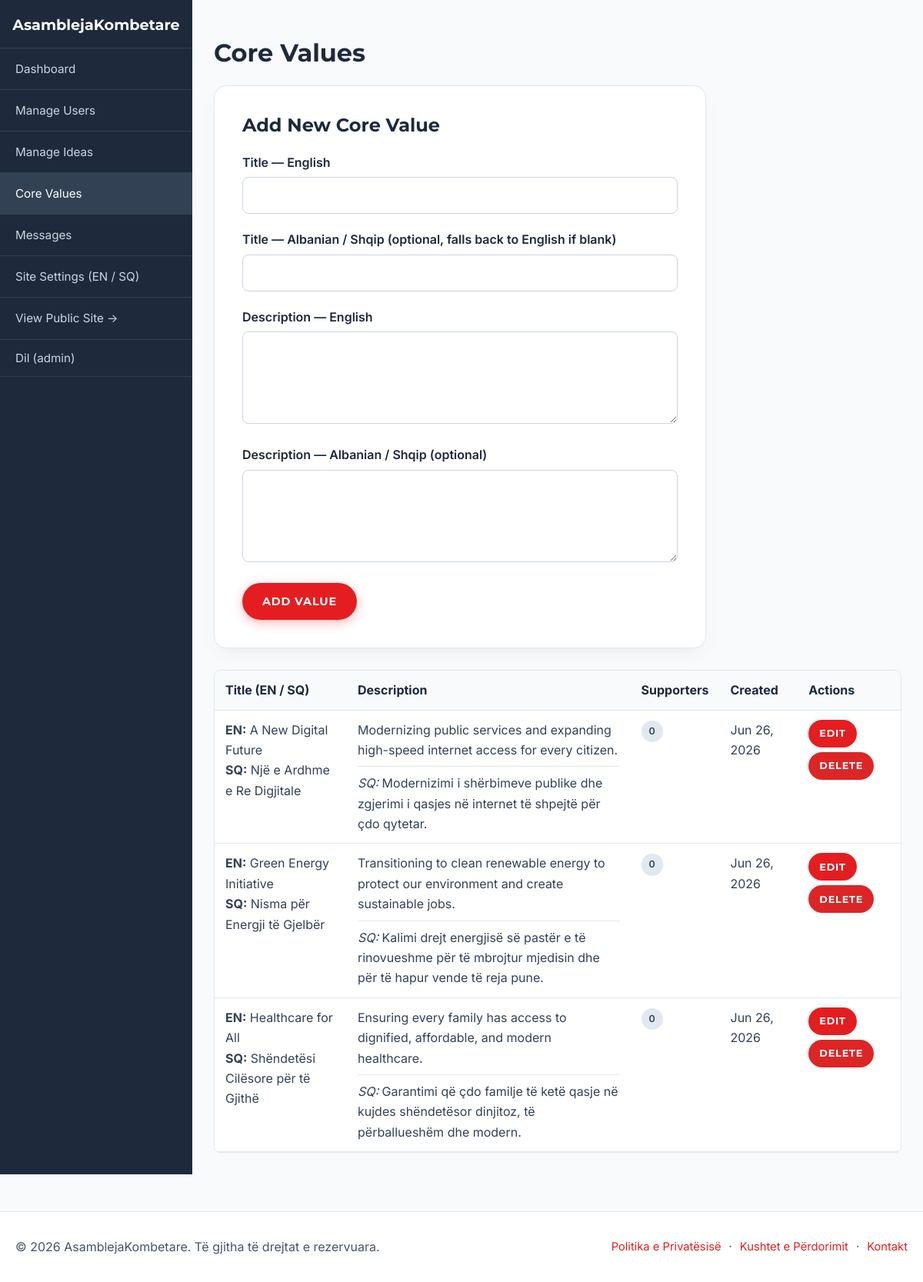
The page /admin/core_values.php (signed in) on the database its author committed.
### tables this page shows
CREATE TABLE IF NOT EXISTS `settings` (
  `id` int(11) NOT NULL AUTO_INCREMENT,
  `schema_version` int(11) NOT NULL DEFAULT 2,
  `site_title` varchar(255) NOT NULL DEFAULT 'AsamblejaKombetare',
  `site_description` text,
  `site_description_sq` text,
  `home_banner_text` varchar(255) DEFAULT 'Building Our National Future Together',
  `home_banner_text_sq` varchar(255) DEFAULT 'Ndërtojmë të Ardhmen Tonë Kombëtare Së Bashku',
  `join_us_btn` varchar(255) DEFAULT 'Join Us Now',
  `join_us_btn_sq` varchar(255) DEFAULT 'Bashkohuni Tani',
  `home_core_values_title` varchar(255) DEFAULT 'Our Core Values',
  `home_core_values_title_sq` varchar(255) DEFAULT 'Vlerat Tona Themelore',
  `home_core_values_text` text,
  `home_core_values_text_sq` text,
  `view_values_btn` varchar(255) DEFAULT 'View Core Values',
  `view_values_btn_sq` varchar(255) DEFAULT 'Shiko Vlerat Themelore',
  `home_latest_ideas_title` varchar(255) DEFAULT 'Latest Community Ideas',
  `home_latest_ideas_title_sq` varchar(255) DEFAULT 'Idetë e Fundit të Komunitetit',
  `view_ideas_btn` varchar(255) DEFAULT 'View All Ideas',
  `view_ideas_btn_sq` varchar(255) DEFAULT 'Shiko të Gjitha Idetë',
  `values_page_title` varchar(255) DEFAULT 'Our Core Values',
  `values_page_title_sq` varchar(255) DEFAULT 'Vlerat Tona Themelore',
  `values_page_text` text,
  `values_page_text_sq` text,
  `ideas_page_title` varchar(255) DEFAULT 'Community Ideas',
  `ideas_page_title_sq` varchar(255) DEFAULT 'Idetë e Komunitetit',
  `ideas_page_text` text,
  `ideas_page_text_sq` text,
  `submit_idea_btn` varchar(255) DEFAULT 'Submit an Idea',
  `submit_idea_btn_sq` varchar(255) DEFAULT 'Dërgo një Ide',
  `contact_page_title` varchar(255) DEFAULT 'Contact Us',
  `contact_page_title_sq` varchar(255) DEFAULT 'Na Kontaktoni',
  `contact_page_text` text,
  `contact_page_text_sq` text,
  `register_page_title` varchar(255) DEFAULT 'Register',
  `register_page_title_sq` varchar(255) DEFAULT 'Regjistrohu',
  `login_page_title` varchar(255) DEFAULT 'Login',
  `login_page_title_sq` varchar(255) DEFAULT 'Hyrje',
  `footer_text` varchar(255) DEFAULT 'All rights reserved.',
  `footer_text_sq` varchar(255) DEFAULT 'Të gjitha të drejtat e rezervuara.',
  `email_verification_subject` varchar(255) DEFAULT 'Verify your email for {site_title}',
  `email_verification_subject_sq` varchar(255) DEFAULT 'Verifikoni email-in tuaj për {site_title}',
  `email_verification_message` text,
  `email_verification_message_sq` text,
  `menu_home` varchar(255) DEFAULT 'Home',
  `menu_home_sq` varchar(255) DEFAULT 'Ballina',
  `menu_values` varchar(255) DEFAULT 'Core Values',
  `menu_values_sq` varchar(255) DEFAULT 'Vlerat Themelore',
  `menu_ideas` varchar(255) DEFAULT 'Ideas',
  `menu_ideas_sq` varchar(255) DEFAULT 'Idetë',
  `menu_profiles` varchar(255) DEFAULT 'Public Profiles',
  `menu_profiles_sq` varchar(255) DEFAULT 'Profilet Publike',
  `menu_contact` varchar(255) DEFAULT 'Contact',
  `menu_contact_sq` varchar(255) DEFAULT 'Kontakt',
  `menu_profile` varchar(255) DEFAULT 'Profile',
  `menu_profile_sq` varchar(255) DEFAULT 'Profili',
  `menu_admin` varchar(255) DEFAULT 'Admin Panel',
  `menu_admin_sq` varchar(255) DEFAULT 'Administrimi',
  `menu_logout` varchar(255) DEFAULT 'Logout',
  `menu_logout_sq` varchar(255) DEFAULT 'Dil',
  `menu_login` varchar(255) DEFAULT 'Login',
  `menu_login_sq` varchar(255) DEFAULT 'Hyr',
  `menu_register` varchar(255) DEFAULT 'Register',
  `menu_register_sq` varchar(255) DEFAULT 'Regjistrohu',
  PRIMARY KEY (`id`)
);

CREATE TABLE IF NOT EXISTS `core_values` (
  `id` int(11) NOT NULL AUTO_INCREMENT,
  `title` varchar(255) NOT NULL,
  `title_sq` varchar(255) DEFAULT NULL,
  `description` text,
  `description_sq` text,
  `created_at` timestamp DEFAULT CURRENT_TIMESTAMP,
  PRIMARY KEY (`id`)
);

### admin/core_values.php (the view, shortened to what the rows shown need)
<?php
require_once __DIR__ . '/../includes/db.php';
require_once __DIR__ . '/admin_auth.php';
$values = $pdo->query("
    SELECT cv.*, COUNT(a.id) AS agreement_count
    FROM core_values cv
    LEFT JOIN agreements a ON a.value_id = cv.id
    GROUP BY cv.id
    ORDER BY cv.created_at DESC
")->fetchAll();
?>
<!DOCTYPE html>
<html lang="<?= htmlspecialchars(current_lang(), ENT_QUOTES, 'UTF-8') ?>">
<head>
    <?php include __DIR__ . '/../includes/head.php'; ?>
</head>
<body>
    <div class="admin-wrapper">
        <?php include __DIR__ . '/admin_sidebar.php'; ?>
        <main id="main-content" class="admin-content">
            <h1>Core Values</h1>
            <div class="auth-form form-wide" style="margin-bottom: 28px;">
                <h2 style="margin-top:0;">Add New Core Value</h2>
            </div>
            <div class="table-responsive">
                <table class="admin-table">
                    <thead>
                        <tr>
                            <th>Title (EN / SQ)</th>
                            <th>Description</th>
                            <th>Supporters</th>
                            <th>Created</th>
                            <th>Actions</th>
                        </tr>
                    </thead>
                    <tbody>
                        <?php foreach ($values as $v):
                            $vid = (int)$v['id'];
                        ?>
                        <tr>
                            <td>
                                <strong>EN:</strong> <?= htmlspecialchars($v['title'], ENT_QUOTES, 'UTF-8') ?>
                                <?php if (!empty($v['title_sq'])): ?>
                                    <br><strong>SQ:</strong> <?= htmlspecialchars($v['title_sq'], ENT_QUOTES, 'UTF-8') ?>
                                <?php endif; ?>
                            </td>
                            <td>
                                <?= nl2br(htmlspecialchars((string)($v['description'] ?? ''), ENT_QUOTES, 'UTF-8'), false) ?>
                                <?php if (!empty($v['description_sq'])): ?>
                                    <hr style="border:none; border-top:1px solid #e2e8f0; margin:8px 0;">
                                    <em>SQ:</em> <?= nl2br(htmlspecialchars((string)$v['description_sq'], ENT_QUOTES, 'UTF-8'), false) ?>
                                <?php endif; ?>
                            </td>
                            <td><span class="badge badge-neutral"><?= (int)$v['agreement_count'] ?></span></td>
                            <td><?= htmlspecialchars(format_date_localized($v['created_at'], 'en'), ENT_QUOTES, 'UTF-8') ?></td>
                            <td>
                                <form method="POST" action="core_values.php" style="display:flex; gap:6px; flex-wrap:wrap;">
                                    <a href="edit_value.php?id=<?= $vid ?>" class="btn btn-sm">Edit</a>
                                    <button type="submit" class="btn btn-sm btn-danger" data-confirm="Delete this Core Value and its member endorsements?">Delete</button>
                                </form>
                            </td>
                        </tr>
                        <?php endforeach; ?>
                    </tbody>
                </table>
            </div>
        </main>
    </div>
    <?php include __DIR__ . '/../includes/footer.php'; ?>
</body>
</html>

### admin/admin_sidebar.php (shortened to what the rows shown need)
<?php
$current_script = basename((string)($_SERVER['SCRIPT_NAME'] ?? ''));
?>
<aside class="admin-sidebar" aria-label="Admin Navigation">
    <h2><?= htmlspecialchars($t_site_title ?? 'AsamblejaKombetare', ENT_QUOTES, 'UTF-8') ?></h2>
    <ul class="admin-nav">
        <li><a href="index.php" class="<?= $current_script === 'index.php' ? 'active' : '' ?>">Dashboard</a></li>
        <li><a href="users.php" class="<?= in_array($current_script, ['users.php', 'edit_user.php'], true) ? 'active' : '' ?>">Manage Users</a></li>
        <li><a href="ideas.php" class="<?= in_array($current_script, ['ideas.php', 'edit_idea.php'], true) ? 'active' : '' ?>">Manage Ideas</a></li>
        <li><a href="core_values.php" class="<?= in_array($current_script, ['core_values.php', 'edit_value.php'], true) ? 'active' : '' ?>">Core Values</a></li>
        <li><a href="messages.php" class="<?= $current_script === 'messages.php' ? 'active' : '' ?>">Messages</a></li>
        <li><a href="settings.php" class="<?= $current_script === 'settings.php' ? 'active' : '' ?>">Site Settings (EN / SQ)</a></li>
        <li><a href="../index.php">View Public Site &rarr;</a></li>
        <li>
            <form method="POST" action="../logout.php" style="margin:0;">
                <button type="submit"><?= htmlspecialchars($t_menu_logout ?? 'Logout', ENT_QUOTES, 'UTF-8') ?> (<?= htmlspecialchars((string)($_SESSION['username'] ?? ''), ENT_QUOTES, 'UTF-8') ?>)</button>
            </form>
        </li>
    </ul>
</aside>

### includes/footer.php
<?php
$footer_prefix = $asset_prefix ?? ((strpos(str_replace('\\', '/', (string)($_SERVER['SCRIPT_NAME'] ?? '')), '/admin/') !== false) ? '../' : '');
?>
<footer class="main-footer">
    <div class="container footer-inner">
        <p>&copy; <?= date('Y') ?> <?= htmlspecialchars($t_site_title ?? 'AsamblejaKombetare', ENT_QUOTES, 'UTF-8') ?>. <?= htmlspecialchars($t_footer_text ?? __('All rights reserved.'), ENT_QUOTES, 'UTF-8') ?></p>
        <nav class="footer-links" aria-label="Legal">
            <a href="<?= htmlspecialchars($footer_prefix, ENT_QUOTES, 'UTF-8') ?>privacy.php"><?= htmlspecialchars(__('privacy_policy'), ENT_QUOTES, 'UTF-8') ?></a>
            <span aria-hidden="true">&middot;</span>
            <a href="<?= htmlspecialchars($footer_prefix, ENT_QUOTES, 'UTF-8') ?>terms.php"><?= htmlspecialchars(__('terms_of_use'), ENT_QUOTES, 'UTF-8') ?></a>
            <span aria-hidden="true">&middot;</span>
            <a href="<?= htmlspecialchars($footer_prefix, ENT_QUOTES, 'UTF-8') ?>contact.php"><?= htmlspecialchars($t_menu_contact ?? 'Contact', ENT_QUOTES, 'UTF-8') ?></a>
        </nav>
    </div>
</footer>

### rows shown on the page
settings: site_title "AsamblejaKombetare", menu_logout_sq "Dil", footer_text_sq "Të gjitha të drejtat e rezervuara.", menu_contact_sq "Kontakt"
core_values: title "A New Digital Future", title_sq "Një e Ardhme e Re Digjitale", description "Modernizing public services and expanding high-speed internet access for every citizen.", description_sq "Modernizimi i shërbimeve publike dhe zgjerimi i qasjes në internet të shpejtë për çdo qytetar.", agreement_count "0", created_at "Jun 26, 2026"
core_values: title "Green Energy Initiative", title_sq "Nisma për Energji të Gjelbër", description "Transitioning to clean renewable energy to protect our environment and create sustainable jobs.", description_sq "Kalimi drejt energjisë së pastër e të rinovueshme për të mbrojtur mjedisin dhe për të hapur vende të reja pune.", agreement_count "0", created_at "Jun 26, 2026"
core_values: title "Healthcare for All", title_sq "Shëndetësi Cilësore për të Gjithë", description "Ensuring every family has access to dignified, affordable, and modern healthcare.", description_sq "Garantimi që çdo familje të ketë qasje në kujdes shëndetësor dinjitoz, të përballueshëm dhe modern.", agreement_count "0", created_at "Jun 26, 2026"

### other values the page prints
$_SESSION['username'] "admin"
__('privacy_policy') "Politika e Privatësisë"
__('terms_of_use') "Kushtet e Përdorimit"
